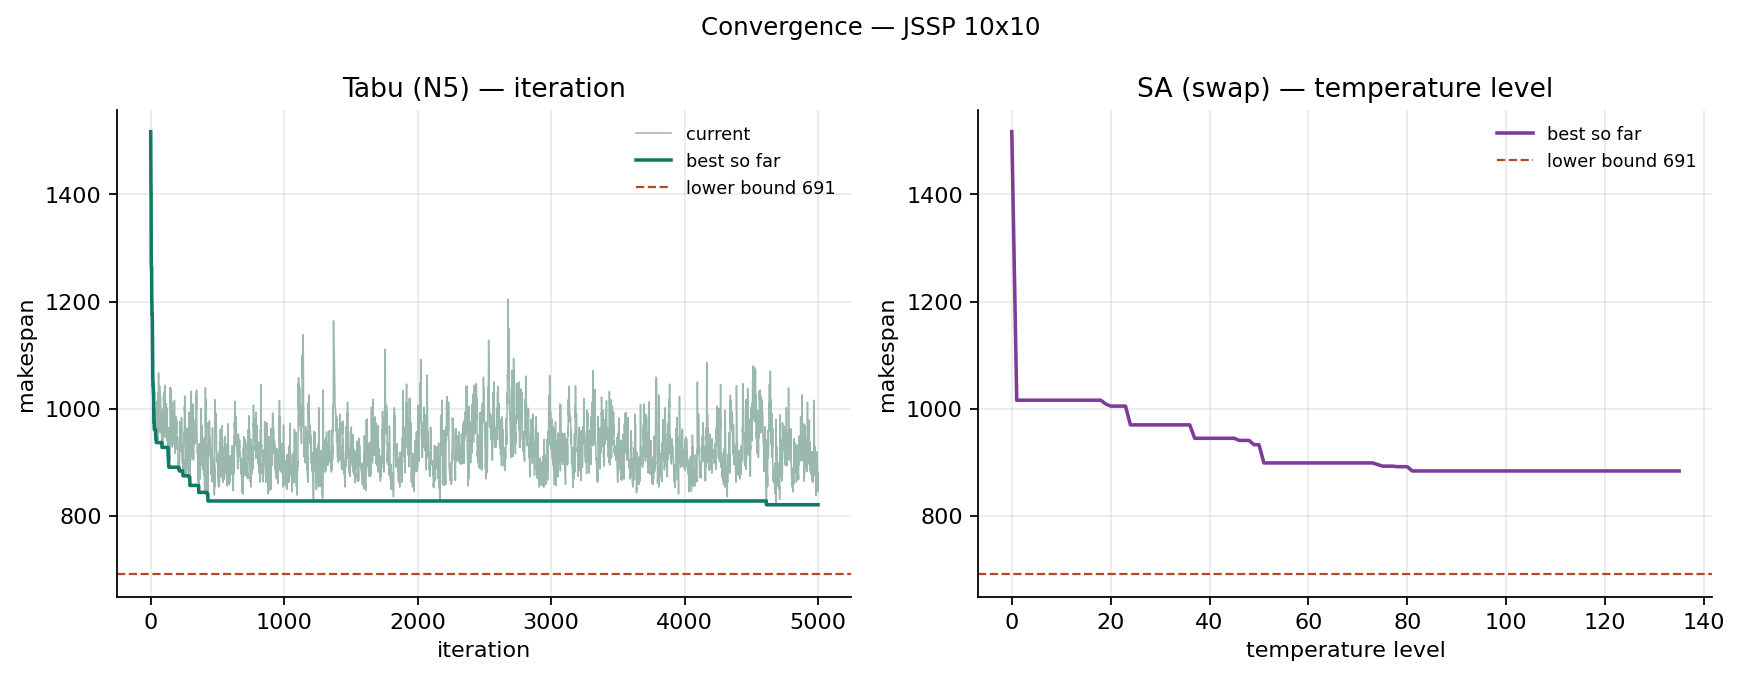

Write the Python code that produced this figure.
from __future__ import annotations
import math
import random
import matplotlib.pyplot as plt
from jssp import (
    random_instance, lower_bound,
    _op_on_machine, random_permutation, perm_to_mseq,
    graph_makespan, n5_moves, _apply_move, makespan,
)


def traced_tabu(inst, max_iter=5000, tenure=12, seed=None):
    rng = random.Random(seed)
    oom = _op_on_machine(inst)
    mseq = perm_to_mseq(random_permutation(inst, rng), inst)
    cur, _, _ = graph_makespan(mseq, inst, oom)
    best = cur
    tabu = {}
    trace_cur, trace_best = [cur], [best]
    for it in range(max_iter):
        moves, cur = n5_moves(mseq, inst, oom)
        if not moves:
            break
        bm, bms = None, float("inf")
        fb, fbms = None, float("inf")
        for (mm, a, b) in moves:
            cand = _apply_move(mseq, mm, a, b)
            cms, _, _ = graph_makespan(cand, inst, oom)
            if cms is None:
                continue
            if cms < fbms:
                fbms, fb = cms, (mm, a, b)
            key = (mm, frozenset((a, b)))
            if tabu.get(key, 0) > it and cms >= best:
                continue
            if cms < bms:
                bms, bm = cms, (mm, a, b)
        if bm is None:
            bm, bms = fb, fbms
        if bm is None:
            break
        mm, a, b = bm
        mseq = _apply_move(mseq, mm, a, b)
        tabu[(mm, frozenset((a, b)))] = it + tenure
        cur = bms
        if bms < best:
            best = bms
        trace_cur.append(cur)
        trace_best.append(best)
    return trace_cur, trace_best


def traced_sa_best(inst, alpha=0.95, seed=None):
    rng = random.Random(seed)
    L = inst.n_jobs * inst.n_machines
    T0 = sum(sum(inst.durations[j]) for j in range(inst.n_jobs)) / L * 2.0
    iter_per_T = L
    perm = random_permutation(inst, rng)
    cur = makespan(perm, inst)
    best = cur
    trace = [best]
    T = T0
    while T > 0.1:
        for _ in range(iter_per_T):
            i = rng.randint(0, L - 1)
            k = rng.randint(0, L - 1)
            if perm[i] == perm[k]:
                continue
            perm[i], perm[k] = perm[k], perm[i]
            new = makespan(perm, inst)
            d = new - cur
            if d < 0 or rng.random() < math.exp(-d / T):
                cur = new
                if cur < best:
                    best = cur
            else:
                perm[i], perm[k] = perm[k], perm[i]
        trace.append(best)
        T *= alpha
    return trace


def main(n_jobs=10, n_machines=10, instance_seed=42):
    inst = random_instance(n_jobs, n_machines, seed=instance_seed)
    lb = lower_bound(inst)
    print("tracing Tabu ...")
    tcur, tbest = traced_tabu(inst, max_iter=5000, tenure=12, seed=1)
    print("tracing SA ...")
    sabest = traced_sa_best(inst, alpha=0.95, seed=1)

    fig, axes = plt.subplots(1, 2, figsize=(11, 4.3))
    ax = axes[0]
    ax.plot(range(len(tcur)), tcur, color="#9BB8AC", linewidth=0.7, label="current")
    ax.plot(range(len(tbest)), tbest, color="#117A65", linewidth=1.6, label="best so far")
    ax.axhline(lb, color="#B24A2A", linewidth=1.0, linestyle="--", label=f"lower bound {lb}")
    ax.set_title("Tabu (N5) — iteration")
    ax.set_xlabel("iteration")
    ax.set_ylabel("makespan")
    ax.legend(frameon=False, fontsize=8)

    ax = axes[1]
    ax.plot(range(len(sabest)), sabest, color="#7D3C98", linewidth=1.6, label="best so far")
    ax.axhline(lb, color="#B24A2A", linewidth=1.0, linestyle="--", label=f"lower bound {lb}")
    ax.set_title("SA (swap) — temperature level")
    ax.set_xlabel("temperature level")
    ax.set_ylabel("makespan")
    ax.legend(frameon=False, fontsize=8)

    for ax in axes:
        ax.grid(True, alpha=0.25)
        ax.set_axisbelow(True)
        for s in ("top", "right"):
            ax.spines[s].set_visible(False)
    fig.suptitle(f"Convergence — JSSP {n_jobs}x{n_machines}", fontsize=11)
    fig.tight_layout()
    fig.savefig("convergence.png", dpi=160, bbox_inches="tight")
    plt.close(fig)
    print("saved: convergence.png")


if __name__ == "__main__":
    main()
